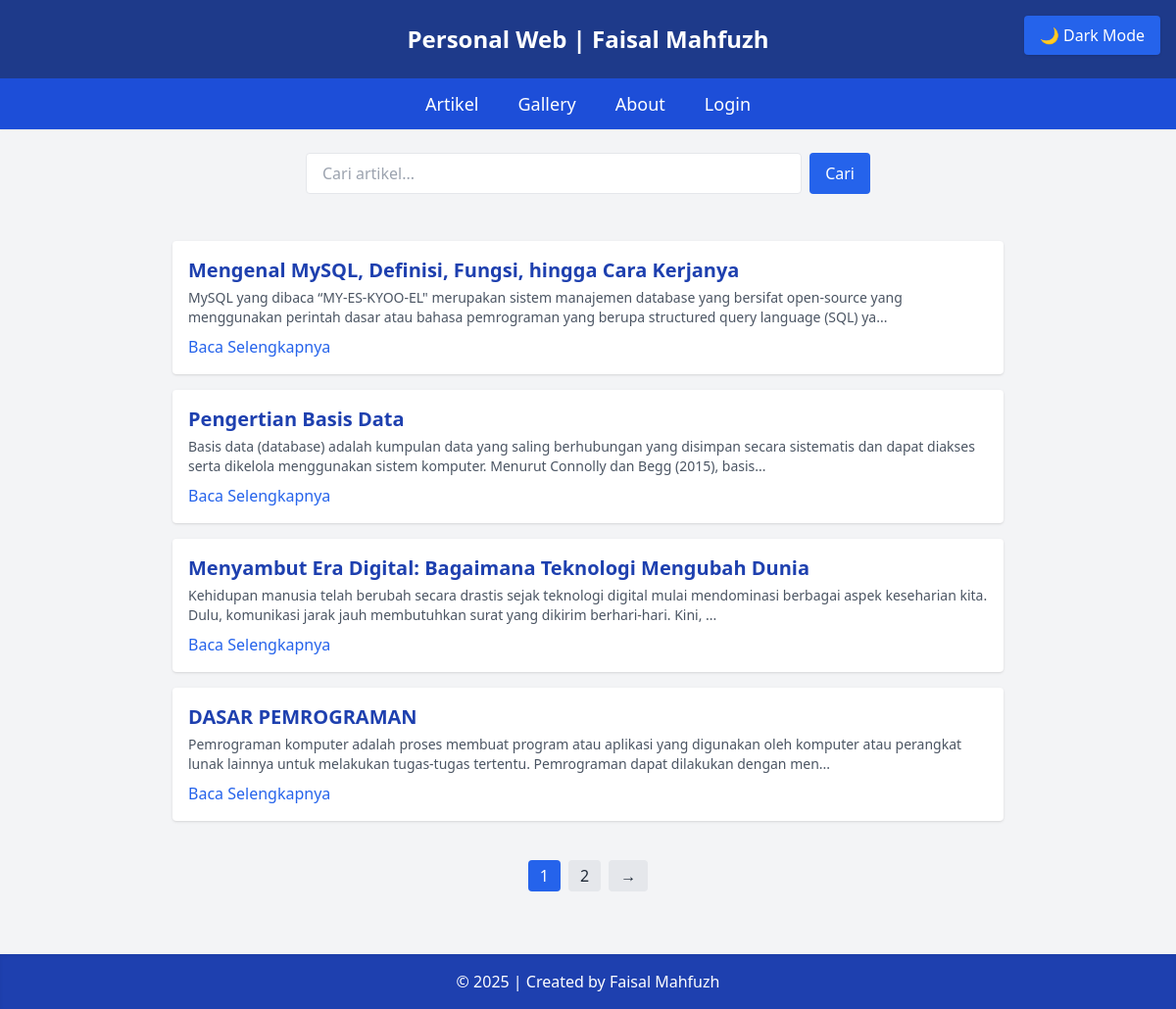
The page / on the database its author committed.
### tables this page shows
CREATE TABLE `tbl_artikel` (
  `id_artikel` int(11) NOT NULL,
  `nama_artikel` varchar(255) NOT NULL,
  `isi_artikel` text NOT NULL,
  `gambar` varchar(100) DEFAULT NULL,
  `tanggal` date DEFAULT NULL,
  `penulis` varchar(100) DEFAULT NULL
);

### index.php (the view, shortened to what this page needs)
<?php
include "koneksi.php";
$per_page = 4;
$page = isset($_GET['page']) && is_numeric($_GET['page']) ? (int) $_GET['page'] : 1;
$offset = ($page - 1) * $per_page;
$keyword = '';
$where = '1';
$sql = "SELECT * FROM tbl_artikel WHERE $where ORDER BY id_artikel DESC LIMIT $per_page OFFSET $offset";
$query = mysqli_query($db, $sql);
$count_sql = "SELECT COUNT(*) as total FROM tbl_artikel WHERE $where";
$count_result = mysqli_query($db, $count_sql);
$total_rows = mysqli_fetch_assoc($count_result)['total'];
$total_pages = ceil($total_rows / $per_page);
?>
<!DOCTYPE html>
<html lang="id">
<head>
  <script src="https://cdn.tailwindcss.com"></script>
</head>
<body class="bg-gray-100 dark:bg-gray-900 text-gray-800 dark:text-gray-100 font-sans transition-colors duration-300">
  <div class="fixed top-4 right-4 z-50">
    <button onclick="toggleDarkMode()" id="darkModeBtn" class="bg-blue-600 hover:bg-blue-700 text-white px-4 py-2 rounded shadow">
    </button>
  </div>
  <header class="bg-blue-900 dark:bg-gray-800 text-white text-center p-6 text-2xl font-bold">
    Personal Web | Faisal Mahfuzh
  </header>
  <nav class="bg-blue-700 dark:bg-gray-700 text-white py-3 shadow-sm sticky top-0 z-40">
    <ul class="flex justify-center space-x-10 font-medium text-lg">
      <li><a href="index.php" class="hover:underline">Artikel</a></li>
      <li><a href="gallery.php" class="hover:underline">Gallery</a></li>
      <li><a href="about.php" class="hover:underline">About</a></li>
      <li><a href="admin/login.php" class="hover:underline">Login</a></li>
    </ul>
  </nav>
  <div class="p-6 flex justify-center">
    <form action="" method="get" class="w-full max-w-xl flex gap-2">
      <input type="text" name="search" placeholder="Cari artikel..." value="<?= htmlspecialchars($keyword) ?>" class="w-full px-4 py-2 rounded border dark:bg-gray-800 dark:text-white">
      <button type="submit" class="bg-blue-600 dark:bg-gray-800 hover:bg-blue-700 text-white px-4 py-2 rounded">Cari</button>
    </form>
  </div>
  <main class="p-6 grid gap-4 max-w-4xl mx-auto">
    <?php if (mysqli_num_rows($query) > 0): ?>
      <?php while ($row = mysqli_fetch_assoc($query)) : ?>
        <article class="bg-white dark:bg-gray-800 rounded shadow p-4 transition">
          <h2 class="text-xl font-semibold text-blue-800 dark:text-blue-400">
            <?= htmlspecialchars($row['nama_artikel']) ?>
          </h2>
          <p class="text-sm text-gray-600 dark:text-gray-300 mt-1">
            <?= nl2br(htmlspecialchars(substr($row['isi_artikel'], 0, 200))) ?>...
          </p>
          <div class="mt-2">
            <a href="detail_artikel.php?id=<?= urlencode($row['id_artikel']) ?>" class="text-blue-600 hover:underline">Baca Selengkapnya</a>
          </div>
        </article>
      <?php endwhile; ?>
    <?php else: ?>
      <p class="text-center text-gray-500 dark:text-gray-400">Tidak ada artikel ditemukan.</p>
    <?php endif; ?>
    <?php if ($total_pages > 1): ?>
      <nav class="mt-6 flex justify-center space-x-2">
        <?php for ($i = 1; $i <= $total_pages; $i++): ?>
          <a href="?search=<?= urlencode($keyword) ?>&page=<?= $i ?>" class="px-3 py-1 rounded <?= $i == $page ? 'bg-blue-600 text-white' : 'bg-gray-200 dark:bg-gray-700 hover:bg-gray-300' ?>"> <?= $i ?> </a>
        <?php endfor; ?>
        <?php if ($page < $total_pages): ?>
          <a href="?search=<?= urlencode($keyword) ?>&page=<?= $page + 1 ?>" class="px-3 py-1 bg-gray-200 dark:bg-gray-700 rounded hover:bg-gray-300">→</a>
        <?php endif; ?>
      </nav>
    <?php endif; ?>
  </main>
  <footer class="bg-blue-800 dark:bg-gray-800 text-white text-center py-4 mt-10 shadow-inner">
    &copy; <?php echo date('Y'); ?> | Created by Faisal Mahfuzh
  </footer>
</body>
</body>
</html>

### rows shown on the page
tbl_artikel: nama_artikel "Mengenal MySQL, Definisi, Fungsi, hingga Cara Kerjanya", isi_artikel "MySQL yang dibaca “MY-ES-KYOO-EL\" merupakan sistem manajemen database yang bersifat open-source yang menggunakan perintah dasar atau bahasa pemrograman yang berupa structured query language (SQL) ya"
tbl_artikel: nama_artikel "Pengertian Basis Data", isi_artikel "Basis data (database) adalah kumpulan data yang saling berhubungan yang disimpan secara sistematis dan dapat diakses serta dikelola menggunakan sistem komputer. Menurut Connolly dan Begg (2015), basis"
tbl_artikel: nama_artikel "Menyambut Era Digital: Bagaimana Teknologi Mengubah Dunia", isi_artikel "Kehidupan manusia telah berubah secara drastis sejak teknologi digital mulai mendominasi berbagai aspek keseharian kita. Dulu, komunikasi jarak jauh membutuhkan surat yang dikirim berhari-hari. Kini,"
tbl_artikel: nama_artikel "DASAR PEMROGRAMAN", isi_artikel "Pemrograman komputer adalah proses membuat program atau aplikasi yang digunakan oleh komputer atau perangkat lunak lainnya untuk melakukan tugas-tugas tertentu. Pemrograman dapat dilakukan dengan men"
